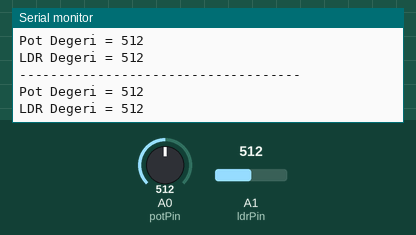
Recording of a sketch running on a simulated Arduino Uno, built with avr-gcc and run on an emulated ATmega328P. On the bench: the last lines printed to the serial monitor. The test bench sets the inputs (shaded band); at power-on: A0 (potPin) = 512, A1 (ldrPin) = 512.

Above: at 1.5 s.
1.6 s: A0 (potPin) set to 716
At 2.7 s:
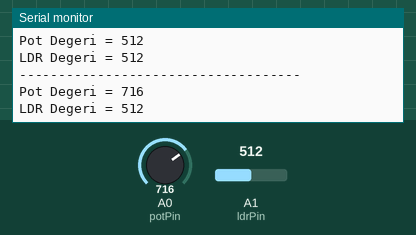
3.1 s: A1 (ldrPin) set to 716
At 4.1 s:
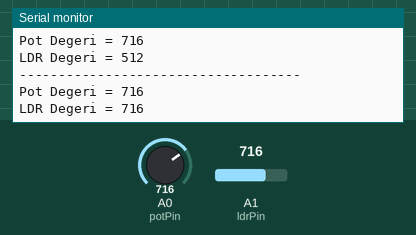
4.6 s: A0 (potPin) set to 900
At 5.6 s:
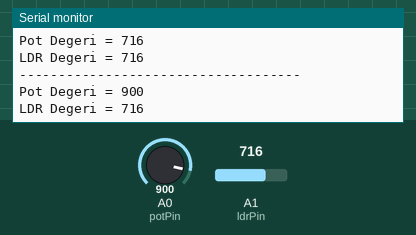
6.1 s: A1 (ldrPin) set to 900
At 7.0 s:
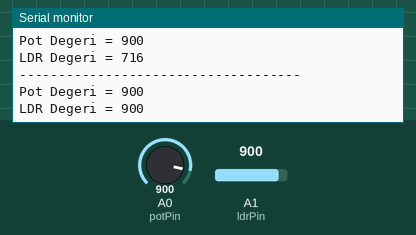
Timing chart, 0 to 8.6 s (numbered marks = the images above; inputs shaded):
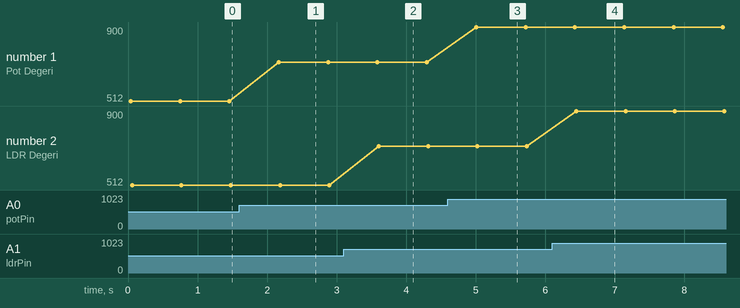

Measured:
- after the input at 1.6 s, the serial monitor: prints a new line after 0.57 s (image 1)
- after the input at 3.1 s, the serial monitor: prints a new line after 0.51 s (image 2)
- after the input at 4.6 s, the serial monitor: prints a new line after 0.41 s (image 3)
- after the input at 6.1 s, the serial monitor: prints a new line after 0.35 s (image 4)
- plotted number 1: 512 → 716 after the input at 1.6 s, 716 → 900 after the input at 4.6 s

The sketch:

main.ino
```cpp
/*
MERAKLI MÜHENDİS YOUTUBE KANALI

Youtube Kanalı için - https://bit.ly/2AEP5bf
Facebook Sayfası için - https://bit.ly/3qVqAMC
Discord Kanalımıza GEL! - https://bit.ly/347FlSp

Tüm sorularınızı discord kanalımızdan sorabilirsiniz. Orası teknik servis gibi :)
*/

int potPin=0;
int ldrPin=1;

int pot,ldr;

void setup() {
Serial.begin(9600);
}

void loop() {
pot=analogRead(potPin);
ldr=analogRead(ldrPin);

Serial.println("------------------------------------");

Serial.print("Pot Degeri = ");
Serial.println(pot);

Serial.print("LDR Degeri = ");
Serial.println(ldr);

delay(700);
}
```
